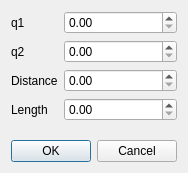
<?xml version="1.0" encoding="UTF-8"?>
<ui version="4.0">
 <class>DistributedLoadDialog</class>
 <widget class="QDialog" name="DistributedLoadDialog">
  <property name="geometry">
   <rect>
    <x>0</x>
    <y>0</y>
    <width>184</width>
    <height>173</height>
   </rect>
  </property>
  <property name="windowTitle">
   <string>New distributed load</string>
  </property>
  <layout class="QVBoxLayout" name="verticalLayout">
   <item>
    <layout class="QFormLayout" name="formLayout">
     <item row="0" column="0">
      <widget class="QLabel" name="label">
       <property name="text">
        <string>q1</string>
       </property>
      </widget>
     </item>
     <item row="0" column="1">
      <widget class="QDoubleSpinBox" name="q1SpinBox">
       <property name="locale">
        <locale language="English" country="UnitedStates"/>
       </property>
      </widget>
     </item>
     <item row="1" column="0">
      <widget class="QLabel" name="label_2">
       <property name="text">
        <string>q2</string>
       </property>
      </widget>
     </item>
     <item row="1" column="1">
      <widget class="QDoubleSpinBox" name="q2SpinBox">
       <property name="locale">
        <locale language="English" country="UnitedStates"/>
       </property>
      </widget>
     </item>
     <item row="2" column="0">
      <widget class="QLabel" name="label_3">
       <property name="text">
        <string>Distance</string>
       </property>
      </widget>
     </item>
     <item row="2" column="1">
      <widget class="QDoubleSpinBox" name="distanceSpinBox">
       <property name="locale">
        <locale language="English" country="UnitedStates"/>
       </property>
      </widget>
     </item>
     <item row="3" column="0">
      <widget class="QLabel" name="label_4">
       <property name="text">
        <string>Length</string>
       </property>
      </widget>
     </item>
     <item row="3" column="1">
      <widget class="QDoubleSpinBox" name="lengthSpinBox">
       <property name="locale">
        <locale language="English" country="UnitedStates"/>
       </property>
      </widget>
     </item>
    </layout>
   </item>
   <item>
    <widget class="QDialogButtonBox" name="buttonBox">
     <property name="orientation">
      <enum>Qt::Horizontal</enum>
     </property>
     <property name="standardButtons">
      <set>QDialogButtonBox::Cancel|QDialogButtonBox::Ok</set>
     </property>
    </widget>
   </item>
  </layout>
 </widget>
 <resources/>
 <connections>
  <connection>
   <sender>buttonBox</sender>
   <signal>accepted()</signal>
   <receiver>DistributedLoadDialog</receiver>
   <slot>accept()</slot>
   <hints>
    <hint type="sourcelabel">
     <x>248</x>
     <y>254</y>
    </hint>
    <hint type="destinationlabel">
     <x>157</x>
     <y>274</y>
    </hint>
   </hints>
  </connection>
  <connection>
   <sender>buttonBox</sender>
   <signal>rejected()</signal>
   <receiver>DistributedLoadDialog</receiver>
   <slot>reject()</slot>
   <hints>
    <hint type="sourcelabel">
     <x>316</x>
     <y>260</y>
    </hint>
    <hint type="destinationlabel">
     <x>286</x>
     <y>274</y>
    </hint>
   </hints>
  </connection>
 </connections>
</ui>
